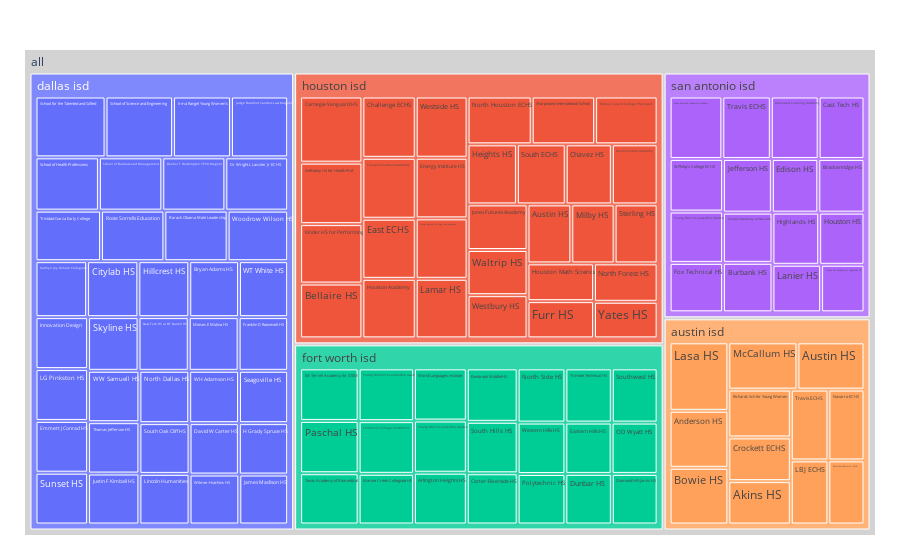

Here is the notebook cell this chart was saved with:
### Code cell
city_fig = px.treemap(big_city_school_df, path=[px.Constant("all"), 'District Name', 'Campus Name'], values='SAT Total')

city_fig.update_traces(root_color="lightgrey")
city_fig.update_layout(margin = dict(t=50, l=25, r=25, b=25))
city_fig.show()

### Figure 1 — Plotly figure (JSON) as saved in the notebook; plotly's stock layout.template omitted (floating-point values rounded to 4 significant figures)
{"data": [{"branchvalues": "total", "domain": {"x": [0, 1], "y": [0, 1]}, "hovertemplate": "labels=%{label}<br>SAT Total=%{value}<br>parent=%{parent}<br>id=%{id}<extra></extra>", "ids": ["all/san antonio isd/Advanced Learning Academy", "all/austin isd/Akins HS", "all/austin isd/Anderson HS", "all/fort worth isd/Arlington Heights HS", "all/austin isd/Austin HS", "all/houston isd/Austin HS", "all/dallas isd/Barack Obama Male Leadership", "all/houston isd/Bellaire HS", "all/fort worth isd/Benbrook Middle/HS", "all/dallas isd/Booker T Washington SPVA Magnet", "all/austin isd/Bowie HS", "all/san antonio isd/Brackenridge HS", "all/dallas isd/Bryan Adams HS", "all/san antonio isd/Burbank HS", "all/houston isd/Carnegie Vanguard HS", "all/fort worth isd/Carter-Riverside HS", "all/san antonio isd/Cast Tech HS", "all/houston isd/Challenge ECHS", "all/houston isd/Chavez HS", "all/dallas isd/Citylab HS", "all/san antonio isd/Cooper Academy at Navarro", "all/austin isd/Crockett ECHS", "all/dallas isd/David W Carter HS", "all/houston isd/DeBakey HS for Health Prof", "all/fort worth isd/Diamond Hill-Jarvis HS", "all/dallas isd/Dr Wright L Lassiter Jr ECHS", "all/fort worth isd/Dunbar HS", "all/houston isd/East ECHS", "all/fort worth isd/Eastern Hills HS", "all/austin isd/Eastside Memorial ECHS", "all/san antonio isd/Edison HS", "all/dallas isd/Emmett J Conrad HS", "all/houston isd/Energy Institute HS", "all/san antonio isd/Fox Technical HS", "all/dallas isd/Franklin D Roosevelt HS", "all/houston isd/Furr HS", "all/dallas isd/H Grady Spruce HS", "all/houston isd/Heights HS", "all/san antonio isd/Highlands HS", "all/dallas isd/Hillcrest HS", "all/houston isd/Houston Academy", "all/san antonio isd/Houston HS", "all/houston isd/Houston Math Science", "all/fort worth isd/IM Terrell Academy for STEM", "all/dallas isd/Innovation Design", "all/dallas isd/Irma Rangel Young Women's", "all/dallas isd/James Madison HS", "all/san antonio isd/Jefferson HS", "all/houston isd/Jones Futures Academy", "all/dallas isd/Judge Barefoot Sanders Law Magnet", "all/dallas isd/Justin F Kimball HS", "all/dallas isd/Kathlyn Joy Gilliam Collegiate", "all/houston isd/Kinder HS for Performing", "all/austin isd/LBJ ECHS", "all/dallas isd/LG Pinkston HS", "all/houston isd/Lamar HS", "all/san antonio isd/Lanier HS", "all/austin isd/Lasa HS", "all/dallas isd/Lincoln Humanities", "all/fort worth isd/Marine Creek Collegiate HS", "all/austin isd/McCallum HS", "all/houston isd/Mickey Leland College Prep Acad", "all/houston isd/Milby HS", "all/dallas isd/Moises E Molina HS", "all/houston isd/Mount Carmel Academy", "all/austin isd/Navarro ECHS", "all/dallas isd/New Tech HS at BF Darrell HS", "all/dallas isd/North Dallas HS", "all/houston isd/North Forest HS", "all/houston isd/North Houston ECHS", "all/fort worth isd/North Side HS", "all/fort worth isd/OD Wyatt HS", "all/fort worth isd/Paschal HS", "all/fort worth isd/Polytechnic HS", "all/austin isd/Richards Sch for Young Women", "all/dallas isd/Rosie Sorrells Education", "all/dallas isd/School for the Talented and Gifted", "all/dallas isd/School of Business and Management", "all/dallas isd/School of Health Professions", "all/dallas isd/School of Science and Engineering", "all/dallas isd/Seagoville HS", "all/houston isd/Sharpstown International School", "all/dallas isd/Skyline HS", "all/houston isd/South ECHS", "all/fort worth isd/South Hills HS", "all/dallas isd/South Oak Cliff HS", "all/fort worth isd/Southwest HS", "all/san antonio isd/St Philip's College ECHS", "all/houston isd/Sterling HS", "all/dallas isd/Sunset HS", "all/fort worth isd/Tarrant Co College South/Fort", "all/san antonio isd/Texans Can Academy at Highlands HS", "all/fort worth isd/Texas Academy of Biomedical", "all/houston isd/Texas Connections Academy", "all/dallas isd/Thomas Jefferson HS", "all/austin isd/Travis ECHS", "all/san antonio isd/Travis ECHS", "all/fort worth isd/Trimble Technical HS", "all/dallas isd/Trinidad Garza Early College", "all/dallas isd/WH Adamson HS", "all/dallas isd/WT White HS", "all/dallas isd/WW Samuell HS", "all/houston isd/Waltrip HS", "all/houston isd/Westbury HS", "all/fort worth isd/Western Hills HS", "all/houston isd/Westside HS", "all/dallas isd/Wilmer-Hutchins HS", "all/dallas isd/Woodrow Wilson HS", "all/fort worth isd/World Languages Institute", "all/houston isd/Yates HS", "all/fort worth isd/Young Men's Leadership Academy", "all/san antonio isd/Young Men's Leadership Academy", "all/houston isd/Young Women's College Prep Academy", "all/fort worth isd/Young Women's Leadership Academy", "all/san antonio isd/Young Women's Leadership Academy", "all/austin isd", "all/dallas isd", "all/fort worth isd", "all/houston isd", "all/san antonio isd", "all"], "labels": ["Advanced Learning Academy", "Akins HS", "Anderson HS", "Arlington Heights HS", "Austin HS", "Austin HS", "Barack Obama Male Leadership", "Bellaire HS", "Benbrook Middle/HS", "Booker T Washington SPVA Magnet", "Bowie HS", "Brackenridge HS", "Bryan Adams HS", "Burbank HS", "Carnegie Vanguard HS", "Carter-Riverside HS", "Cast Tech HS", "Challenge ECHS", "Chavez HS", "Citylab HS", "Cooper Academy at Navarro", "Crockett ECHS", "David W Carter HS", "DeBakey HS for Health Prof", "Diamond Hill-Jarvis HS", "Dr Wright L Lassiter Jr ECHS", "Dunbar HS", "East ECHS", "Eastern Hills HS", "Eastside Memorial ECHS", "Edison HS", "Emmett J Conrad HS", "Energy Institute HS", "Fox Technical HS", "Franklin D Roosevelt HS", "Furr HS", "H Grady Spruce HS", "Heights HS", "Highlands HS", "Hillcrest HS", "Houston Academy", "Houston HS", "Houston Math Science", "IM Terrell Academy for STEM", "Innovation Design", "Irma Rangel Young Women's", "James Madison HS", "Jefferson HS", "Jones Futures Academy", "Judge Barefoot Sanders Law Magnet", "Justin F Kimball HS", "Kathlyn Joy Gilliam Collegiate", "Kinder HS for Performing", "LBJ ECHS", "LG Pinkston HS", "Lamar HS", "Lanier HS", "Lasa HS", "Lincoln Humanities", "Marine Creek Collegiate HS", "McCallum HS", "Mickey Leland College Prep Acad", "Milby HS", "Moises E Molina HS", "Mount Carmel Academy", "Navarro ECHS", "New Tech HS at BF Darrell HS", "North Dallas HS", "North Forest HS", "North Houston ECHS", "North Side HS", "OD Wyatt HS", "Paschal HS", "Polytechnic HS", "Richards Sch for Young Women", "Rosie Sorrells Education", "School for the Talented and Gifted", "School of Business and Management", "School of Health Professions", "School of Science and Engineering", "Seagoville HS", "Sharpstown International School", "Skyline HS", "South ECHS", "South Hills HS", "South Oak Cliff HS", "Southwest HS", "St Philip's College ECHS", "Sterling HS", "Sunset HS", "Tarrant Co College South/Fort", "Texans Can Academy at Highlands HS", "Texas Academy of Biomedical", "Texas Connections Academy", "Thomas Jefferson HS", "Travis ECHS", "Travis ECHS", "Trimble Technical HS", "Trinidad Garza Early College", "WH Adamson HS", "WT White HS", "WW Samuell HS", "Waltrip HS", "Westbury HS", "Western Hills HS", "Westside HS", "Wilmer-Hutchins HS", "Woodrow Wilson HS", "World Languages Institute", "Yates HS", "Young Men's Leadership Academy", "Young Men's Leadership Academy", "Young Women's College Prep Academy", "Young Women's Leadership Academy", "Young Women's Leadership Academy", "austin isd", "dallas isd", "fort worth isd", "houston isd", "san antonio isd", "all"], "name": "", "parents": ["all/san antonio isd", "all/austin isd", "all/austin isd", "all/fort worth isd", "all/austin isd", "all/houston isd", "all/dallas isd", "all/houston isd", "all/fort worth isd", "all/dallas isd", "all/austin isd", "all/san antonio isd", "all/dallas isd", "all/san antonio isd", "all/houston isd", "all/fort worth isd", "all/san antonio isd", "all/houston isd", "all/houston isd", "all/dallas isd", "all/san antonio isd", "all/austin isd", "all/dallas isd", "all/houston isd", "all/fort worth isd", "all/dallas isd", "all/fort worth isd", "all/houston isd", "all/fort worth isd", "all/austin isd", "all/san antonio isd", "all/dallas isd", "all/houston isd", "all/san antonio isd", "all/dallas isd", "all/houston isd", "all/dallas isd", "all/houston isd", "all/san antonio isd", "all/dallas isd", "all/houston isd", "all/san antonio isd", "all/houston isd", "all/fort worth isd", "all/dallas isd", "all/dallas isd", "all/dallas isd", "all/san antonio isd", "all/houston isd", "all/dallas isd", "all/dallas isd", "all/dallas isd", "all/houston isd", "all/austin isd", "all/dallas isd", "all/houston isd", "all/san antonio isd", "all/austin isd", "all/dallas isd", "all/fort worth isd", "all/austin isd", "all/houston isd", "all/houston isd", "all/dallas isd", "all/houston isd", "all/austin isd", "all/dallas isd", "all/dallas isd", "all/houston isd", "all/houston isd", "all/fort worth isd", "all/fort worth isd", "all/fort worth isd", "all/fort worth isd", "all/austin isd", "all/dallas isd", "all/dallas isd", "all/dallas isd", "all/dallas isd", "all/dallas isd", "all/dallas isd", "all/houston isd", "all/dallas isd", "all/houston isd", "all/fort worth isd", "all/dallas isd", "all/fort worth isd", "all/san antonio isd", "all/houston isd", "all/dallas isd", "all/fort worth isd", "all/san antonio isd", "all/fort worth isd", "all/houston isd", "all/dallas isd", "all/austin isd", "all/san antonio isd", "all/fort worth isd", "all/dallas isd", "all/dallas isd", "all/dallas isd", "all/dallas isd", "all/houston isd", "all/houston isd", "all/fort worth isd", "all/houston isd", "all/dallas isd", "all/dallas isd", "all/fort worth isd", "all/houston isd", "all/fort worth isd", "all/san antonio isd", "all/houston isd", "all/fort worth isd", "all/san antonio isd", "all", "all", "all", "all", "all", ""], "root": {"color": "lightgrey"}, "type": "treemap", "values": [1036, 961, 1186, 967, 1124, 860, 1028, 1137, 960, 1080, 1180, 860, 894, 848, 1372, 920, 993, 1090, 923, 922, 860, 968, 815, 1275, 819, 1075, 831, 1069, 839, 820, 865, 875, 1047, 915, 854, 824, 814, 987, 845, 916, 1058, 819, 836, 1086, 878, 1133, 784, 909, 911, 1118, 841, 928, 1232, 854, 876, 1029, 802, 1425, 816, 991, 1159, 996, 851, 861, 916, 906, 866, 838, 814, 1022, 915, 834, 1082, 852, 1060, 1029, 1370, 1085, 1086, 1321, 826, 1011, 871, 977, 925, 818, 878, 974, 845, 875, 1029, 715, 1060, 1083, 847, 945, 1050, 888, 1065, 838, 884, 848, 902, 863, 867, 1058, 799, 983, 974, 776, 974, 951, 1044, 1032, 1141, 12588, 34757, 19723, 28808, 14583, 110459]}], "layout": {"legend": {"tracegroupgap": 0}, "margin": {"b": 25, "l": 25, "r": 25, "t": 50}}}
